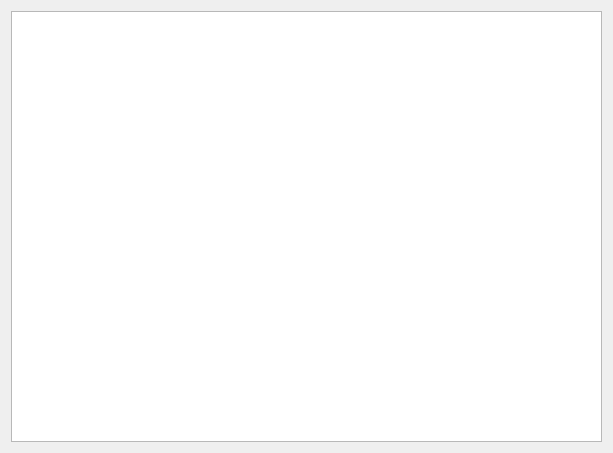
<?xml version="1.0" encoding="UTF-8"?>
<ui version="4.0">
 <class>Widget</class>
 <widget class="QWidget" name="Widget">
  <property name="geometry">
   <rect>
    <x>0</x>
    <y>0</y>
    <width>613</width>
    <height>453</height>
   </rect>
  </property>
  <property name="windowTitle">
   <string>Widget</string>
  </property>
  <layout class="QHBoxLayout" name="horizontalLayout">
   <item>
    <widget class="QTableWidget" name="tableWidget"/>
   </item>
  </layout>
 </widget>
 <layoutdefault spacing="6" margin="11"/>
 <resources/>
 <connections/>
</ui>
